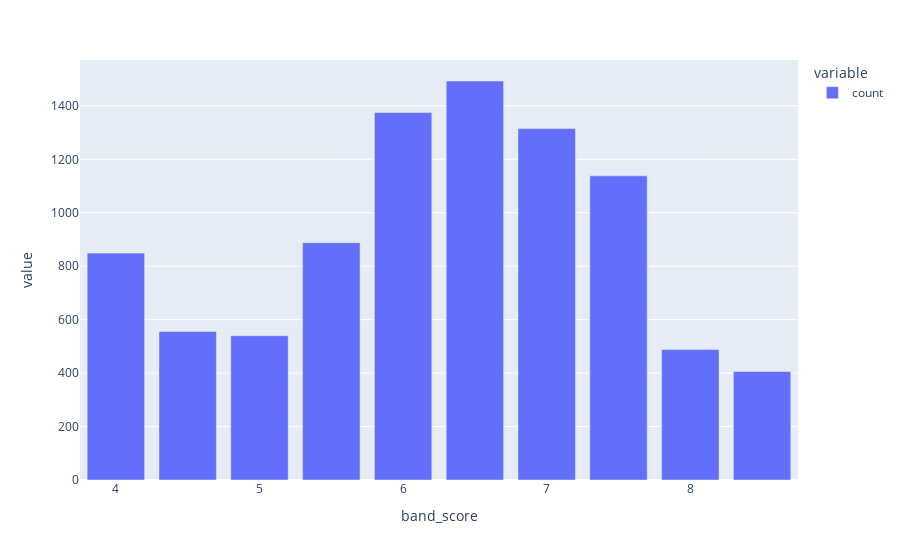

This figure's notebook cell:
### Markdown cell above
### Band Score Frequency Distribution

Visualize the frequency distribution of band scores using a bar chart to understand the overall scoring patterns in the dataset.

### Code cell
band_counts.plot(kind="bar")

### Figure 1 — Plotly figure (JSON) as saved in the notebook; plotly's stock layout.template omitted (floating-point values rounded to 4 significant figures)
{"data": [{"hovertemplate": "variable=count<br>band_score=%{x}<br>value=%{y}<extra></extra>", "legendgroup": "count", "marker": {"color": "#636efa", "pattern": {"shape": ""}}, "name": "count", "orientation": "v", "showlegend": true, "textposition": "auto", "type": "bar", "x": [4.0, 4.5, 5.0, 5.5, 6.0, 6.5, 7.0, 7.5, 8.0, 8.5], "xaxis": "x", "y": [849, 556, 540, 888, 1375, 1493, 1315, 1138, 488, 406], "yaxis": "y"}], "layout": {"barmode": "relative", "legend": {"title": {"text": "variable"}, "tracegroupgap": 0}, "margin": {"t": 60}, "xaxis": {"anchor": "y", "domain": [0, 1], "title": {"text": "band_score"}}, "yaxis": {"anchor": "x", "domain": [0, 1], "title": {"text": "value"}}}}
